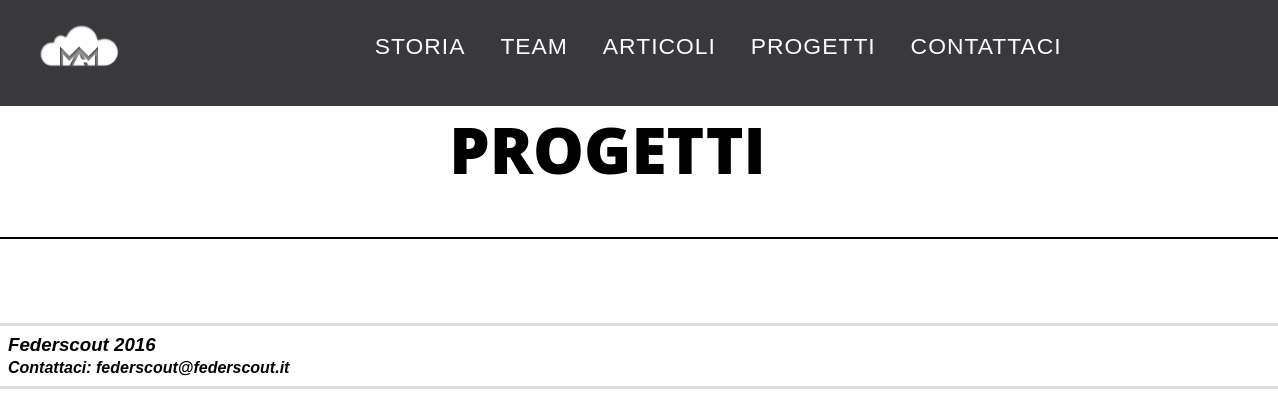
The app's page /progetti.php, older data.
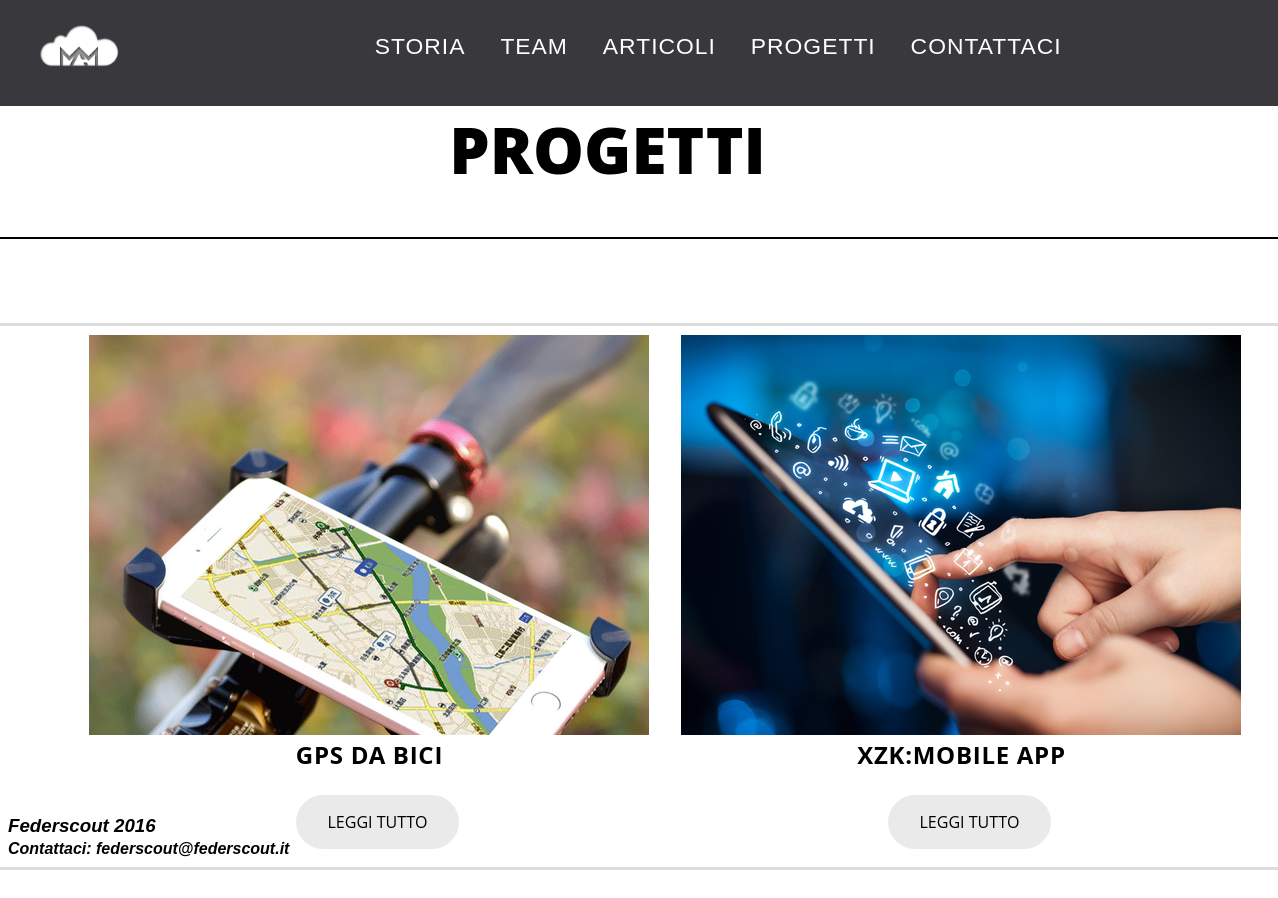
The same page, newer data.
### tables this page shows
CREATE TABLE `progetti` (
  `id` int(11) NOT NULL,
  `src` varchar(50) NOT NULL,
  `titolo` varchar(50) NOT NULL,
  `alt` varchar(50) NOT NULL,
  `title` varchar(50) NOT NULL,
  `href` varchar(50) NOT NULL,
  `testo` text NOT NULL
);

### progetti.php (the view, shortened to what this page needs)
<div class="boxpagina2">
	<div class="pagina2">
		<?php
	        $query = mysql_query("select * from pagine");
			$ris = mysql_fetch_array($query);
				if($ris['pagina']="PROGETTI"){
					echo $ris['pagina'];
				}
		?>
	</div>
</div>
<?php
	$query = mysql_query("select * from progetti");
	while($ris = mysql_fetch_array($query)){
		echo" <div class=\"boxprogetti\">
				<div class=\"item_holder\">
					<div class=\"imgprogetto\">
						<img alt=\"$ris[alt]\" src=\"$ris[src]\" title=\"$ris[title]\"/>
					</div>
					<div class=\"scritta_progetto\">
						<h3 class=\"title\">$ris[titolo]</h3>
						<a class=\"bottonegrigio\" href=\"$ris[href]?id=$ris[id]\">Leggi Tutto</a>
					</div>
				</div>
			</div>";
	}
?>

Row changes from the older to the newer data that the page shows:
added progetti: src (picture), titolo "GPS DA BICI"
added progetti: src (picture), titolo "XZK:MOBILE APP"
